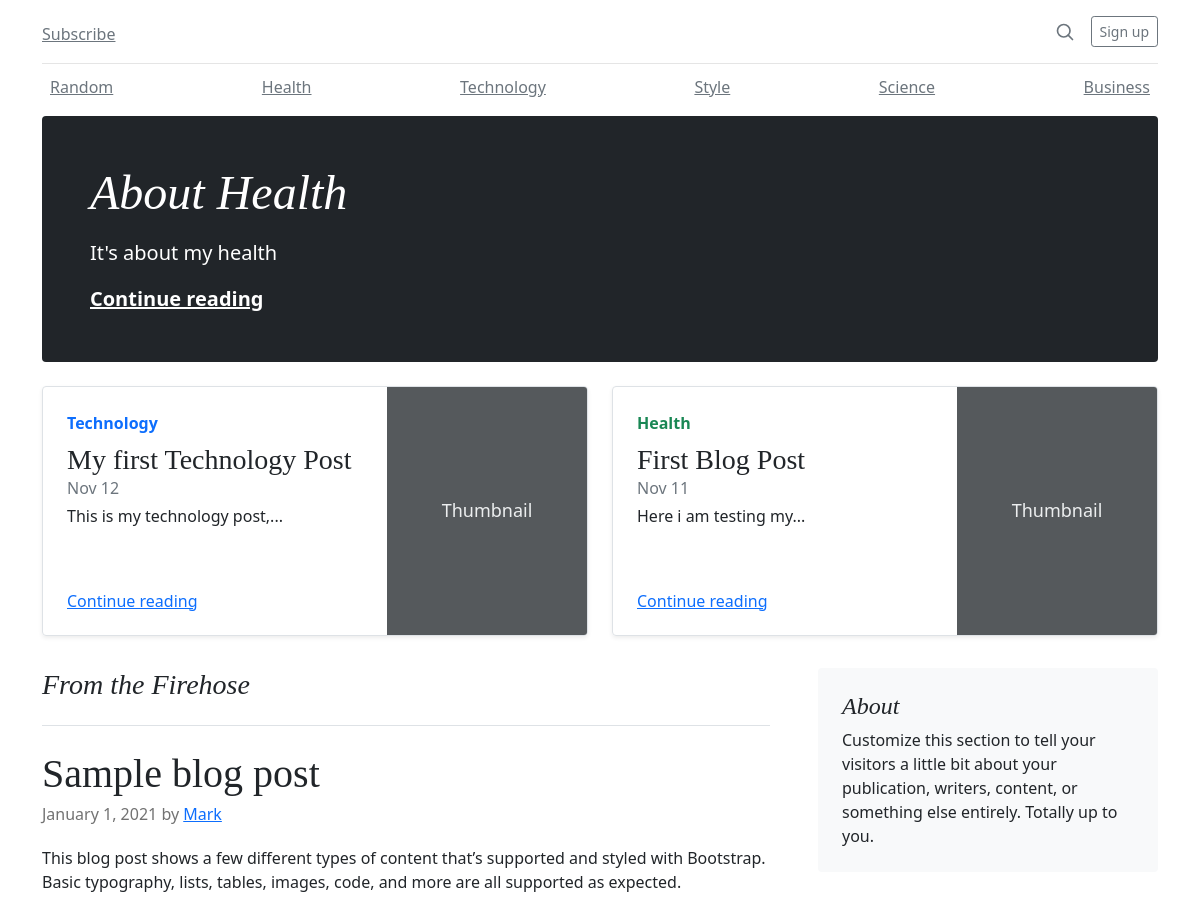
The app's page / (upper part), older data.
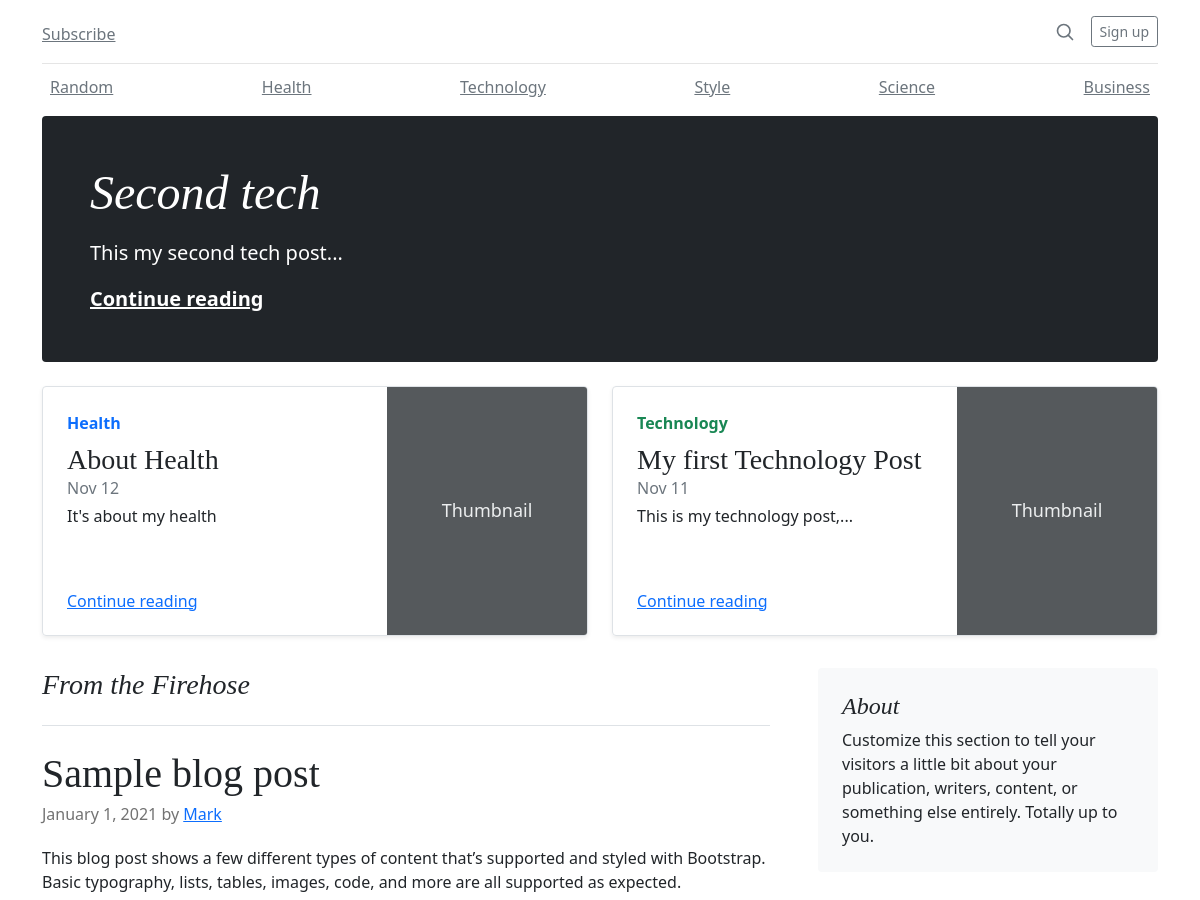
The same page, newer data.
### blog_app/models.py (models this page shows, shortened)
class Post(models.Model):
	id = models.UUIDField(primary_key=True, default=uuid.uuid4, editable=False)
	title = models.CharField(max_length=200)
	slug = models.SlugField(max_length=200, unique=True)
	author = models.ForeignKey(User, on_delete=models.CASCADE)
	content = models.TextField()
	created_at = models.DateTimeField(auto_now_add=True)
	updated_at = models.DateTimeField(auto_now=True)
	likes = models.IntegerField(default=0)
	categories = models.ForeignKey(Category, on_delete=models.CASCADE)
	is_published = models.BooleanField(default=True)
	def short_content(self):
		words = self.content.split()[:5]
		return ' '.join(words) + '...' if len(words) == 5 else ' '.join(words)

class Category(models.Model):
    name = models.CharField(max_length=100, unique=True)
    slug = models.SlugField(max_length=100, unique=True)
    class Meta:
    	verbose_name_plural = "Categories"

### blog_app/views.py (the view)
# urls.py: path('', views.index, name="index"),
def index(request):
	most_liked_post = Post.objects.order_by('-likes').first()
	top_three_posts = Post.objects.order_by('-likes')[:3]
	second_most_liked_post = top_three_posts[1] if len(top_three_posts) > 1 else None
	third_most_liked_post = top_three_posts[2] if len(top_three_posts) > 2 else None
	context = {
	'most_liked_post':most_liked_post,
	'second_most_liked_post':second_most_liked_post,
	'third_most_liked_post':third_most_liked_post
	}
	return render(request, 'index.html', context)

### blog_app/templates/index.html (shortened to what this page needs)
{% extends 'base.html' %}
    {% block top_blog %}
      <h1 class="display-4 fst-italic">{{ most_liked_post.title }}</h1>
      <p class="lead my-3">{{ most_liked_post.short_content }}</p>
      <p class="lead mb-0"><a href="#" class="text-white fw-bold">Continue reading</a></p>
    {% endblock %}
  {% block content %}
  <div class="row mb-2">
    <div class="col-md-6">
      <div class="row g-0 border rounded overflow-hidden flex-md-row mb-4 shadow-sm h-md-250 position-relative">
        <div class="col p-4 d-flex flex-column position-static">
          <strong class="d-inline-block mb-2 text-primary">{{ second_most_liked_post.categories.name }}</strong>
          <h3 class="mb-0">{{ second_most_liked_post.title }}</h3>
          <div class="mb-1 text-muted">Nov 12</div>
          <p class="card-text mb-auto">{{ second_most_liked_post.short_content }}</p>
          <a href="#" class="stretched-link">Continue reading</a>
        </div>
        <div class="col-auto d-none d-lg-block">
          <svg class="bd-placeholder-img" width="200" height="250" xmlns="http://www.w3.org/2000/svg" role="img" aria-label="Placeholder: Thumbnail" preserveAspectRatio="xMidYMid slice" focusable="false"><title>Placeholder</title><rect width="100%" height="100%" fill="#55595c"/><text x="50%" y="50%" fill="#eceeef" dy=".3em">Thumbnail</text></svg>
        </div>
      </div>
    </div>
    <div class="col-md-6">
      <div class="row g-0 border rounded overflow-hidden flex-md-row mb-4 shadow-sm h-md-250 position-relative">
        <div class="col p-4 d-flex flex-column position-static">
          <strong class="d-inline-block mb-2 text-success">{{ third_most_liked_post.categories.name }}</strong>
          <h3 class="mb-0">{{ third_most_liked_post.title }}</h3>
          <div class="mb-1 text-muted">Nov 11</div>
          <p class="mb-auto">{{ third_most_liked_post.short_content }}</p>
          <a href="#" class="stretched-link">Continue reading</a>
        </div>
        <div class="col-auto d-none d-lg-block">
          <svg class="bd-placeholder-img" width="200" height="250" xmlns="http://www.w3.org/2000/svg" role="img" aria-label="Placeholder: Thumbnail" preserveAspectRatio="xMidYMid slice" focusable="false"><title>Placeholder</title><rect width="100%" height="100%" fill="#55595c"/><text x="50%" y="50%" fill="#eceeef" dy=".3em">Thumbnail</text></svg>
        </div>
      </div>
    </div>
  </div>
  <div class="row g-5">
    <div class="col-md-8">
      <h3 class="pb-4 mb-4 fst-italic border-bottom">
        From the Firehose
      </h3>
      <article class="blog-post">
        <h2 class="blog-post-title">Sample blog post</h2>
        <p class="blog-post-meta">January 1, 2021 by <a href="#">Mark</a></p>
        <p>This blog post shows a few different types of content that’s supported and styled with Bootstrap. Basic typography, lists, tables, images, code, and more are all supported as expected.</p>
      </article>
    </div>
{% endblock %}

Row changes from the older to the newer data that the page shows:
no longer on this page (row unchanged): Post: categories.name "Health", title "First Blog Post", short_content "Here i am testing my..."
now on this page (row edited): Post: title "Second tech", short_content "This my second tech post..."
Text that changed along with them:
{{ second_most_liked_post.categories.name }}: "Technology" → "Health"
{{ second_most_liked_post.title }}: "My first Technology Post" → "About Health"
{{ second_most_liked_post.short_content }}: "This is my technology post,..." → "It's about my health"
{{ third_most_liked_post.categories.name }}: "Health" → "Technology"
{{ third_most_liked_post.title }}: "First Blog Post" → "My first Technology Post"
{{ third_most_liked_post.short_content }}: "Here i am testing my..." → "This is my technology post,..."
{{ most_liked_post.title }}: "About Health" → "Second tech"
{{ most_liked_post.short_content }}: "It's about my health" → "This my second tech post..."
